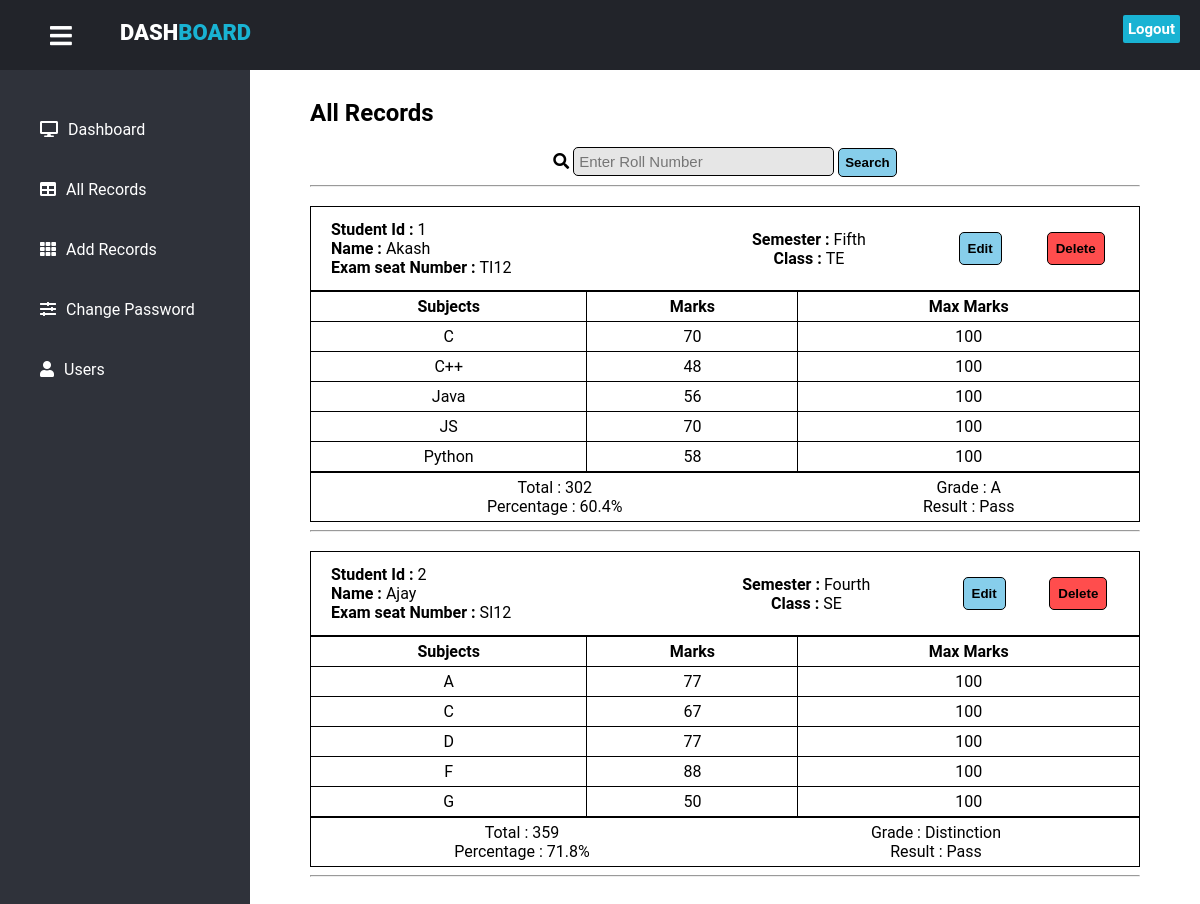
The page /allrecords.php on the database its author committed.
### tables this page shows
CREATE TABLE `student` (
  `stud_id` int(255) NOT NULL,
  `name` varchar(255) NOT NULL,
  `roll` varchar(255) NOT NULL,
  `class` varchar(255) NOT NULL,
  `sem` varchar(255) NOT NULL
);

CREATE TABLE `class` (
  `stud_id` int(255) NOT NULL,
  `class` varchar(255) NOT NULL,
  `sem` varchar(255) NOT NULL
);

CREATE TABLE `subject` (
  `stud_id` int(255) NOT NULL,
  `sem` varchar(255) NOT NULL,
  `S1` text NOT NULL,
  `S2` text NOT NULL,
  `S3` text NOT NULL,
  `S4` text NOT NULL,
  `S5` text NOT NULL
);

CREATE TABLE `result` (
  `stud_id` int(255) NOT NULL,
  `roll` varchar(255) NOT NULL,
  `sem` varchar(255) NOT NULL,
  `s1` int(255) NOT NULL,
  `s2` int(255) NOT NULL,
  `s3` int(255) NOT NULL,
  `s4` int(255) NOT NULL,
  `s5` int(255) NOT NULL
);

### allrecords.php (the view, shortened to what this page needs)
<!DOCTYPE html>
<html lang="en">
<head>
	<link rel="stylesheet" type="text/css" href="stylesheet.css">
	<link rel="stylesheet" href="https://cdnjs.cloudflare.com/ajax/libs/font-awesome/5.12.1/css/all.min.css">
</head>
<body>
	<header>
		<label for="check">
			<i class="fas fa-bars" id="sidebar_btn"></i>
		</label>
		<div class="left">
			<h3>Dash<span>board</span></h3>
		</div>
		<div class="right">
			<a href="logout.php" class="logout">Logout</a>
		</div>
	</header>
	<div>
		<div>
		</div>
	</div>
	<div class="sidebar">
		<a href="adminlogin.php"><i class="fas fa-desktop"></i><span>Dashboard</span></a>
		<a href="#"><i class="fas fa-table"></i><span>All Records</span></a>
		<a href="addnewrecord.php"><i class="fas fa-th"></i><span>Add Records</span></a>
		<a href="cp.php"><i class="fas fa-sliders-h"></i><span>Change Password</span></a>
		<a href="users.php"><i class="fa fa-user"></i><span>Users</span></a>
	</div>
	<div id="allrecords">
		<h2>All Records</h2>
		<div>
			<center>
				<form action="search.php" method="POST">
					<i class="fa fa-search"></i>
					<input class="search" type="text" name="roll" placeholder="Enter Roll Number" required autocomplete="off">
					<button class="search1"><b>Search</b></button>
				</form>
			</center>
		</div>
		<hr>
    	<?php
			include("db.php");
			$sql = "SELECT student.stud_id , student.name , student.roll , student.sem , subject.S1, subject.S2, subject.S3, subject.S4, subject.S5 , result.s1, result.s2, result.s3, result.s4, result.s5 , class.class FROM student, subject , result , class WHERE student.stud_id=subject.stud_id AND (subject.stud_id=result.stud_id AND(student.sem=class.sem))";
			$runquery = mysqli_query($conn,$sql);
			$cn=mysqli_num_rows($runquery);
			if ($cn > 0){
				while ($row = mysqli_fetch_array($runquery)) {
					?>
					<div>
						<table>
							<h3>
							<tr>
								<td style="text-align: left; padding-left: 20px;border: none">
									<b>Student Id : </b><?php echo $row['stud_id'];?><br>
									<b>Name : </b><?php echo $row['name'];?><br>
									<b>Exam seat Number : </b><?php echo $row['roll'];?><br>
								</td>
								<td style="border: none">
									<b>Semester : </b><?php echo $row['sem'];?><br>
									<b>Class : </b><?php echo $row['class'];?>
								</td>
								<td style="border: none">
									<button class="button2">
										<a style="width: 10%;color: black;text-decoration: none;" href="edit.php?stud_id=<?php echo $row['stud_id']; ?>">
											<b>Edit</b>
										</a>
									</button>
									<button class="button1">
										<a style="width: 10%;color: black; text-decoration: none;" href="delete.php?stud_id=<?php echo $row['stud_id']; ?>">
												<b>Delete</b>
										</a>
									</button>
								</td>
							</tr>
							</h3>
						</table>
						<table>
							<tr>
								<td><b>Subjects</b></td>
								<td><b>Marks</b></td>
								<td><b>Max Marks</b></td>
							</tr>
							<tr>
								<td>
									<?php echo $row['S1'];?>
								</td>
								<td>
									<?php echo $row['s1'];?>
								</td>
								<td>
									<?php echo 100;?>
								</td>
							</tr>
							<tr>
								<td>
									<?php echo $row['S2'];?>
								</td>
								<td>
									<?php echo $row['s2'];?>
								</td>
								<td>
									<?php echo 100;?>
								</td>
							</tr>
							<tr>
								<td>
									<?php echo $row['S3'];?>
								</td>
								<td>
									<?php echo $row['s3'];?>
								</td>
								<td>
									<?php echo 100;?>
								</td>
							</tr>
							<tr>
								<td>
									<?php echo $row['S4'];?>
								</td>
								<td>
									<?php echo $row['s4'];?>
								</td>
								<td>
									<?php echo 100;?>
								</td>
							</tr>
							<tr>
								<td>
									<?php echo $row['S5'];?>
								</td>
								<td>
									<?php echo $row['s5'];?>
								</td>
								<td>
									<?php echo 100;?>
								</td>
							</tr>
						</table>
						<?php
							$total = $row['s1'] + $row['s2'] + $row['s3'] + $row['s4'] + $row['s5'];
							$percentage = ($total*100)/500;
							if($percentage<35)
							{
								$grade="Fail";
							}
							elseif($percentage>=36 && $percentage<=50)
							{
								$grade="C";
							}
							elseif($percentage>50 && $percentage<=60)
							{
								$grade="B";
							}
							elseif($percentage>60 && $percentage<=70)
							{
								$grade="A";
							}
							else
							{
								$grade="Distinction";
							}
							if ($grade=="Distinction"||$grade=="A"||$grade=="B"||$grade=="C")
							{
								$result = "Pass";
							}
							else
							{
								$result = "Fail";
							}
						?>
						<table>
							<td style="border: none">
								Total : <?php echo"$total" ?><br>
								Percentage : <?php echo "$percentage" ?>%
							</td>
							<td style="border: none">
								Grade : <?php echo "$grade" ?><br>
								Result : <?php echo "$result" ?>
							</td>
						</table>
						<hr>
					</div>
				<?php }
			}
			else{
			echo "Invalid Data ! No Records Found";
		}
		?>
	</div>
</body>
</html>

### stylesheet.css (style rules this page uses)
body { margin: 0; padding: 0; font-family: "Roboto", sans-serif; }
header { z-index: 1; position: fixed; background: #22242A; padding: 20px; width: calc(100% - 0%); top: 0; height: 30px; }
.left h3 { color: #fff; margin: 0; text-transform: uppercase; font-size: 22px; font-weight: 900; padding-left: 100px }
.left span { color: #19B3D3; }
.logout { padding: 5px; background: #19B3D3; text-decoration: none; float: right; margin-top: -30px; margin-right: 40px; border-radius: 2px; font-size: 15px; font-weight: 600; color: #fff; transition-property: background; }
.sidebar { z-index: 1; top: 0; background: #2f323a; margin-top: 70px; padding-top: 30px; position: fixed; left: 0; width: 250px; height: calc(100% - 9%); transition: 0.5s; transition-property: left; overflow-y: auto; }
.sidebar a { color: #fff; display: block; width: 100%; line-height: 60px; text-decoration: none; padding-left: 40px; box-sizing: border-box; transition: 0.5s; transition-property: background; }
.sidebar i { padding-right: 10px; }
label #sidebar_btn { z-index: 1; color: #fff; position: fixed; cursor: pointer; left: 50px; font-size: 25px; margin: 2.5px 0; transition: 0.5s; transition-property: color; }
table { width: 100%; column-gap: 40px; border: 1px solid black; border-collapse: collapse; }
td { text-align: center; column-gap: 40px; border: 1px solid black; border-collapse: collapse; padding: 5px; }
#allrecords { width: (100% - 450px); padding: 60px; margin-left: 250px; background-position: center; background-size: cover; height: 100vh; transition: 0.5s; }
.button1 { background-color: #ff4d4d; padding: 8px; margin: 10%; border: 1px solid black; border-radius: 5px; cursor: pointer; }
.button2 { background: skyblue; padding: 8px; margin: 10%; border: 1px solid black; border-radius: 5px; cursor: pointer; }
.search { font-size: 15px; width: 30%; padding: 5px; border: 1px solid black; border-radius: 5px; background: #e6e6e6; }
.search1 { background: skyblue; padding: 6px; border: 1px solid black; border-radius: 5px; cursor: pointer; }

### rows shown on the page
student: stud_id "1", name "Akash", roll "TI12", sem "Fifth", class.class "TE", subject.S1 "C", result.s1 "70", subject.S2 "C++", result.s2 "48", subject.S3 "Java", result.s3 "56", subject.S4 "JS", result.s4 "70", subject.S5 "Python", result.s5 "58", result.s1+s2+s3 "302", result.s1+s2+s3 "60.4", result.s1+s2+s3 "A", result.s1+s2+s3 "Pass"
student: stud_id "2", name "Ajay", roll "SI12", sem "Fourth", class.class "SE", subject.S1 "A", result.s1 "77", subject.S2 "C", result.s2 "67", subject.S3 "D", result.s3 "77", subject.S4 "F", result.s4 "88", subject.S5 "G", result.s5 "50", result.s1+s2+s3 "359", result.s1+s2+s3 "71.8", result.s1+s2+s3 "Distinction", result.s1+s2+s3 "Pass"
